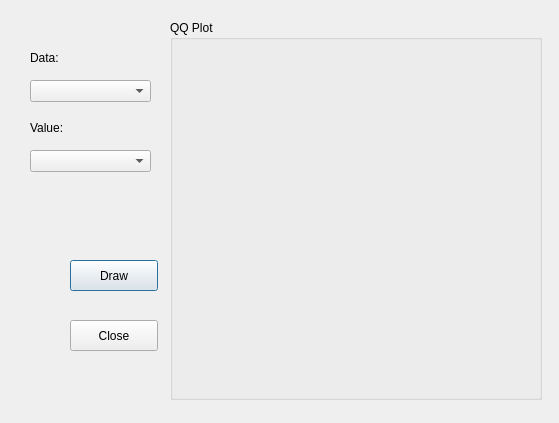
<?xml version="1.0" encoding="UTF-8"?>
<ui version="4.0">
 <class>QQPlotDialog</class>
 <widget class="QDialog" name="QQPlotDialog">
  <property name="geometry">
   <rect>
    <x>0</x>
    <y>0</y>
    <width>559</width>
    <height>423</height>
   </rect>
  </property>
  <property name="windowTitle">
   <string>Dialog</string>
  </property>
  <widget class="QGroupBox" name="groupBox">
   <property name="geometry">
    <rect>
     <x>170</x>
     <y>20</y>
     <width>372</width>
     <height>380</height>
    </rect>
   </property>
   <property name="title">
    <string>QQ Plot</string>
   </property>
   <widget class="QQPlotDraw" name="QQPlotWidget" native="true">
    <property name="geometry">
     <rect>
      <x>10</x>
      <y>20</y>
      <width>350</width>
      <height>350</height>
     </rect>
    </property>
   </widget>
  </widget>
  <widget class="QLabel" name="label_2">
   <property name="geometry">
    <rect>
     <x>30</x>
     <y>120</y>
     <width>51</width>
     <height>16</height>
    </rect>
   </property>
   <property name="text">
    <string>Value:</string>
   </property>
  </widget>
  <widget class="QPushButton" name="bt_draw">
   <property name="geometry">
    <rect>
     <x>70</x>
     <y>260</y>
     <width>88</width>
     <height>31</height>
    </rect>
   </property>
   <property name="text">
    <string>Draw</string>
   </property>
  </widget>
  <widget class="QLabel" name="label">
   <property name="geometry">
    <rect>
     <x>30</x>
     <y>50</y>
     <width>41</width>
     <height>16</height>
    </rect>
   </property>
   <property name="text">
    <string>Data:</string>
   </property>
  </widget>
  <widget class="QComboBox" name="cmb_field">
   <property name="geometry">
    <rect>
     <x>30</x>
     <y>150</y>
     <width>121</width>
     <height>22</height>
    </rect>
   </property>
  </widget>
  <widget class="QPushButton" name="bt_close">
   <property name="geometry">
    <rect>
     <x>70</x>
     <y>320</y>
     <width>88</width>
     <height>31</height>
    </rect>
   </property>
   <property name="text">
    <string>Close</string>
   </property>
  </widget>
  <widget class="QComboBox" name="cmb_layer">
   <property name="geometry">
    <rect>
     <x>30</x>
     <y>80</y>
     <width>121</width>
     <height>22</height>
    </rect>
   </property>
  </widget>
 </widget>
 <customwidgets>
  <customwidget>
   <class>QQPlotDraw</class>
   <extends>QWidget</extends>
   <header location="global">qqplotdraw.h</header>
   <container>1</container>
  </customwidget>
 </customwidgets>
 <resources/>
 <connections/>
</ui>
